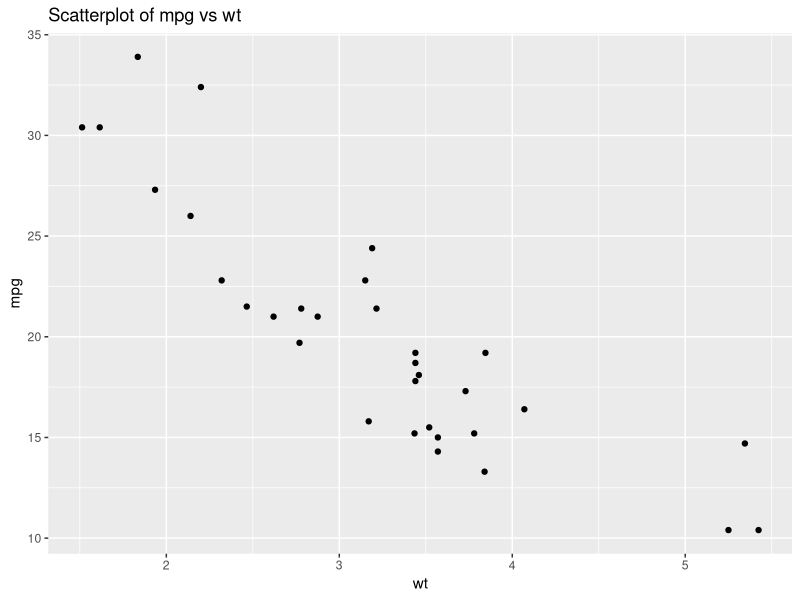
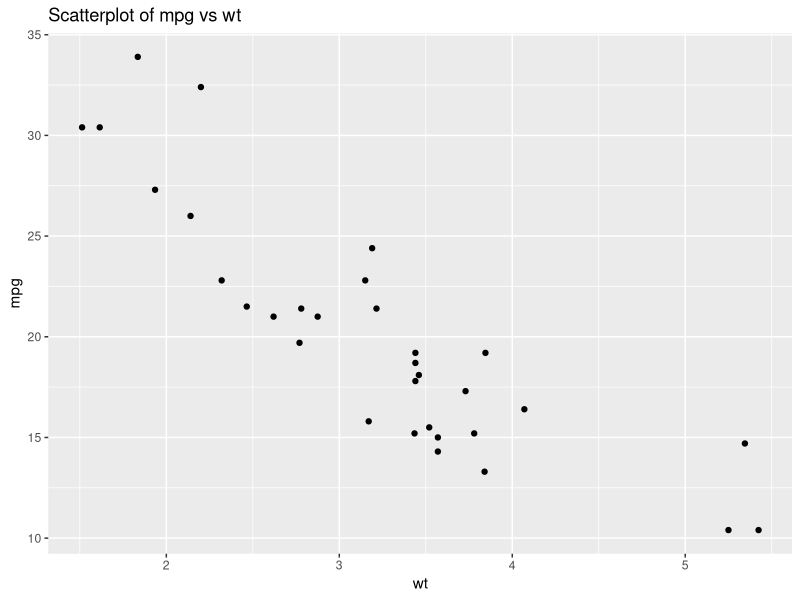

Source code (R) for these figures, in order:
# Load ggplot2 for plotting (if not already loaded)
library(ggplot2)

# Define the function to save a plot in both JPEG and PDF formats
save_plot <- function(plot, file_name_base) {
  
  # Define the file names
  jpeg_filename <- paste0(file_name_base, ".jpg")
  pdf_filename <- paste0(file_name_base, ".pdf")
  
  # Save the plot as JPEG
  ggsave(jpeg_filename, plot = plot, device = "jpeg", width = 8, height = 6, dpi = 300)
  
  # Save the plot as PDF
  ggsave(pdf_filename, plot = plot, device = "pdf", width = 8, height = 6)
  
  # Print confirmation
  cat("Plot saved as:\n", jpeg_filename, "\n", pdf_filename, "\n")
}

# Example usage: Create a simple plot and save it in both formats
example_plot <- ggplot(mtcars, aes(x = wt, y = mpg)) +
  geom_point() +
  labs(title = "Scatterplot of mpg vs wt")

# Call the function to save the plot in both JPEG and PDF
save_plot(example_plot, "scatterplot_mpg_wt")
